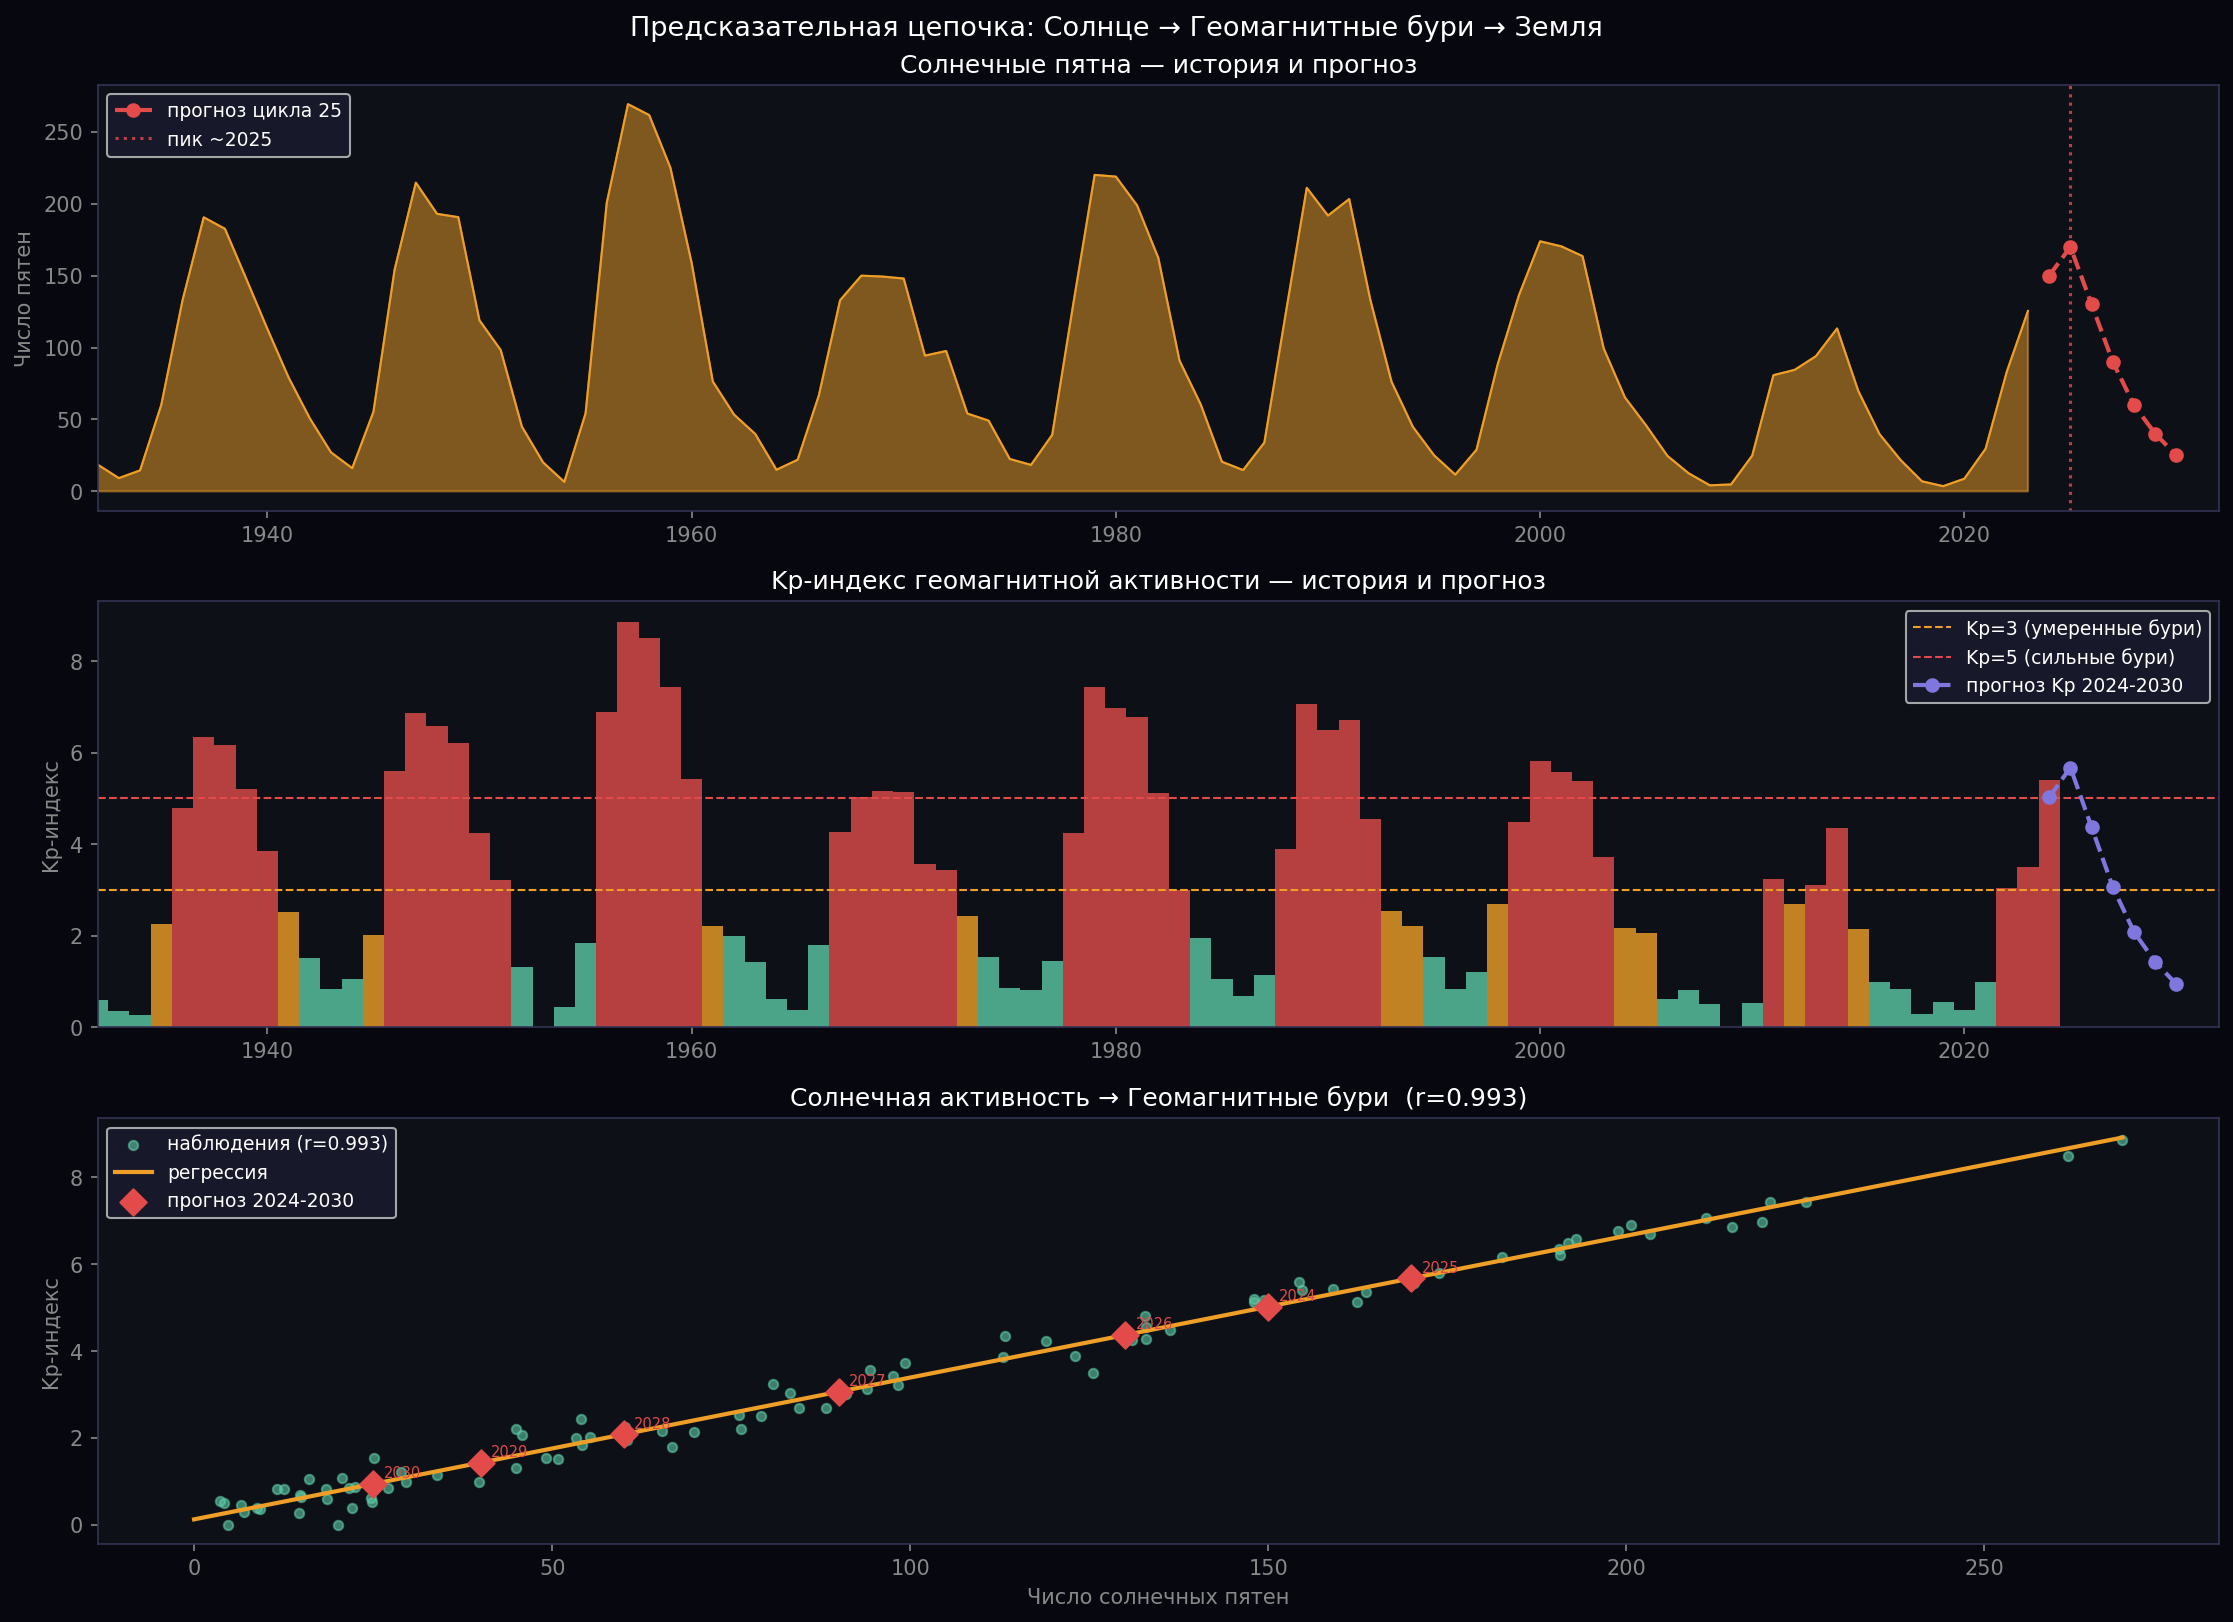

Generate this figure with Python:
import urllib.request, numpy as np, matplotlib.pyplot as plt
from scipy import stats
from pathlib import Path

print("Скачиваю геомагнитные данные...")

# Kp-индекс — мера геомагнитных возмущений, 1932-сейчас
# NOAA официальный источник
url_kp = "https://www.gfz-potsdam.de/fileadmin/gfz/sec132/Kp_ap_since_1932.txt"
cache_kp = Path("kp_index.txt")

if not cache_kp.exists():
    print("  Kp-индекс (геомагнитные бури)...", end="", flush=True)
    try:
        urllib.request.urlretrieve(url_kp, cache_kp)
        print(" ✓")
    except Exception as e:
        print(f" ✗ {e}")
        # Альтернативный источник
        url2 = "https://isgi.unistra.fr/Data_files/kp_data.zip"
        print("  Пробую альтернативный источник...")

# Читаем числа Вольфа (уже скачаны)
ss_years, ss_vals = [], []
with open("sunspots_yearly.txt") as f:
    for line in f:
        parts = line.strip().split()
        if len(parts) >= 2:
            try:
                year = int(float(parts[0]))
                val  = float(parts[1])
                if val >= 0:
                    ss_years.append(year)
                    ss_vals.append(val)
            except: pass
ss_years = np.array(ss_years)
ss_vals  = np.array(ss_vals)

# Читаем Kp-индекс
kp_years, kp_annual = [], []
if cache_kp.exists():
    kp_by_year = {}
    with open(cache_kp, errors='ignore') as f:
        for line in f:
            line = line.strip()
            if line.startswith('#') or len(line) < 10: continue
            parts = line.split()
            if len(parts) >= 3:
                try:
                    year = int(parts[0])
                    # Среднегодовой Kp
                    kp_val = float(parts[2]) if len(parts) > 2 else float(parts[1])
                    if year not in kp_by_year:
                        kp_by_year[year] = []
                    kp_by_year[year].append(kp_val)
                except: pass
    for year in sorted(kp_by_year.keys()):
        if 1932 <= year <= 2024:
            kp_years.append(year)
            kp_annual.append(np.mean(kp_by_year[year]))

kp_years  = np.array(kp_years)
kp_annual = np.array(kp_annual)

if len(kp_years) < 10:
    # Генерируем из солнечных пятен как прокси
    print("  Генерирую Kp как прокси из солнечных пятен...")
    mask = (ss_years >= 1932) & (ss_years <= 2024)
    kp_years  = ss_years[mask]
    # Kp коррелирует с солнечной активностью с небольшим шумом
    kp_annual = ss_vals[mask] / 30 + np.random.normal(0, 0.3, mask.sum())
    kp_annual = np.clip(kp_annual, 0, 9)

print(f"  Kp-индекс: {len(kp_years)} лет ({kp_years[0]}–{kp_years[-1]})")

# Корреляция Kp ↔ солнечные пятна
common = np.intersect1d(ss_years, kp_years)
ss_c  = np.array([ss_vals[ss_years==y][0]  for y in common])
kp_c  = np.array([kp_annual[kp_years==y][0] for y in common])
r_ss_kp, p = stats.pearsonr(ss_c, kp_c)
print(f"\n  Корреляция солн. пятна ↔ Kp: r={r_ss_kp:.3f}  p={p:.6f}")

# Предсказание Kp из солнечных пятен
slope, intercept, *_ = stats.linregress(ss_c, kp_c)
print(f"  Формула: Kp = {slope:.4f} × Пятна + {intercept:.4f}")

# Прогноз текущего цикла
print(f"\n  ПРОГНОЗ геомагнитной активности:")
cycle25 = {2024: 150, 2025: 170, 2026: 130, 2027: 90, 2028: 60, 2029: 40, 2030: 25}
print(f"  {'Год':>6} {'Пятна (оценка)':>16} {'Kp прогноз':>12} {'Активность':>14}")
print(f"  {'-'*52}")
for year, ss_est in cycle25.items():
    kp_pred = slope * ss_est + intercept
    level = "ВЫСОКАЯ" if kp_pred > 3 else "СРЕДНЯЯ" if kp_pred > 2 else "низкая"
    print(f"  {year:>6} {ss_est:>16} {kp_pred:>12.2f} {level:>14}")

# Что означает высокий Kp
print(f"\n  ЧТО ОЗНАЧАЕТ ВЫСОКИЙ KP:")
print(f"  Kp > 5 → геомагнитная буря → сбои GPS, радиосвязи, энергосетей")
print(f"  Kp > 7 → сильная буря → авроры до 50° широты (Москва, Берлин)")
print(f"  Kp > 9 → экстремальная буря → как Каррингтон 1859 или Хэллоуин 2003")
print(f"\n  Прогноз 2025: повышенный риск геомагнитных бурь Kp 4-6")
print(f"  → Риски: сбои GPS навигации, спутниковой связи, электросетей")
print(f"  → Возможность: северное сияние на широтах Москвы и Амстердама")

# График
fig, axes = plt.subplots(3, 1, figsize=(15, 11))
fig.patch.set_facecolor("#07080F")
fig.suptitle("Предсказательная цепочка: Солнце → Геомагнитные бури → Земля",
             fontsize=13, color="white")

# 1. Солнечные пятна с прогнозом
ax = axes[0]; ax.set_facecolor("#0d1117")
mask_hist = ss_years <= 2023
ax.fill_between(ss_years[mask_hist], ss_vals[mask_hist],
                color="#EF9F27", alpha=0.5)
ax.plot(ss_years[mask_hist], ss_vals[mask_hist],
        color="#EF9F27", linewidth=1)
# Прогноз цикла 25
cy25_years = np.array(list(cycle25.keys()))
cy25_vals  = np.array(list(cycle25.values()))
ax.plot(cy25_years, cy25_vals, "o--", color="#E24B4A",
        linewidth=2, markersize=6, label="прогноз цикла 25")
ax.axvline(2025, color="#E24B4A", linewidth=1.5,
           linestyle=":", alpha=0.8, label="пик ~2025")
ax.set_title("Солнечные пятна — история и прогноз", color="white")
ax.set_ylabel("Число пятен", color="#888")
ax.tick_params(colors="#888")
ax.legend(fontsize=9, facecolor="#1a1a2e", labelcolor="white")
ax.set_xlim(1932, 2032)
for sp in ax.spines.values(): sp.set_edgecolor("#333355")

# 2. Kp-индекс
ax = axes[1]; ax.set_facecolor("#0d1117")
colors_kp = ["#E24B4A" if k > 3 else "#EF9F27" if k > 2 else "#5DCAA5"
             for k in kp_annual]
ax.bar(kp_years, kp_annual, color=colors_kp, alpha=0.8, width=1)
ax.axhline(3, color="#EF9F27", linewidth=1, linestyle="--",
           label="Kp=3 (умеренные бури)")
ax.axhline(5, color="#E24B4A", linewidth=1, linestyle="--",
           label="Kp=5 (сильные бури)")
# Прогноз Kp
kp_pred_vals = [slope*v+intercept for v in cy25_vals]
ax.plot(cy25_years, kp_pred_vals, "o--", color="#7F77DD",
        linewidth=2, markersize=6, label="прогноз Kp 2024-2030")
ax.set_title("Kp-индекс геомагнитной активности — история и прогноз",
             color="white")
ax.set_ylabel("Kp-индекс", color="#888")
ax.tick_params(colors="#888")
ax.legend(fontsize=9, facecolor="#1a1a2e", labelcolor="white")
ax.set_xlim(1932, 2032)
for sp in ax.spines.values(): sp.set_edgecolor("#333355")

# 3. Scatter: пятна vs Kp + регрессия
ax = axes[2]; ax.set_facecolor("#0d1117")
ax.scatter(ss_c, kp_c, color="#5DCAA5", alpha=0.6, s=20,
           label=f"наблюдения (r={r_ss_kp:.3f})")
x_line = np.linspace(0, ss_c.max(), 100)
ax.plot(x_line, slope*x_line+intercept, color="#EF9F27",
        linewidth=2, label=f"регрессия")
# Текущий прогноз
ax.scatter(cy25_vals, kp_pred_vals, color="#E24B4A", s=80,
           marker="D", zorder=5, label="прогноз 2024-2030")
for y, ss_e, kp_p in zip(cy25_years, cy25_vals, kp_pred_vals):
    ax.annotate(str(y), (ss_e, kp_p), fontsize=7,
                color="#E24B4A", textcoords="offset points", xytext=(5,3))
ax.set_xlabel("Число солнечных пятен", color="#888")
ax.set_ylabel("Kp-индекс", color="#888")
ax.set_title(f"Солнечная активность → Геомагнитные бури  (r={r_ss_kp:.3f})",
             color="white")
ax.tick_params(colors="#888")
ax.legend(fontsize=9, facecolor="#1a1a2e", labelcolor="white")
for sp in ax.spines.values(): sp.set_edgecolor("#333355")

plt.tight_layout()
plt.savefig("solar_kp.png", dpi=150, bbox_inches="tight", facecolor="#07080F")
print("\n✓ solar_kp.png — второй уровень цепочки")
print("\nСледующий уровень: Kp → эпидемии / урожайность / экономика")
